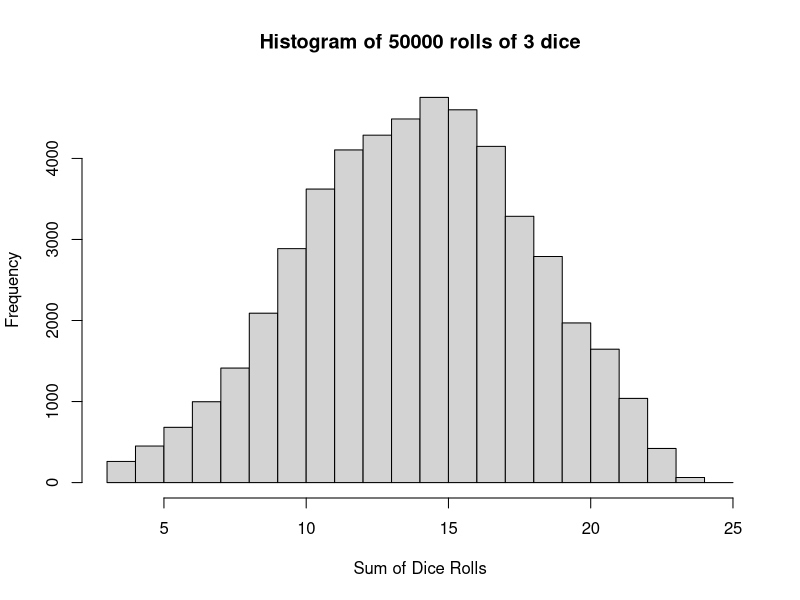

The R script that drew this image:
## ---- chunk 1
# Function to simulate loaded dice rolls and produce histogram
simulate_loaded_dice_rolls <- function(max_rolls = 50000, sides = 8, num_of_dice = 3) {
  
  # Define probabilities for each side of the die
  probabilities <- rep(1/10, sides)
  probabilities[7] <- 2/10  # Setting higher probability for number 7
  
  # Function to roll a single loaded die
  roll_loaded_die <- function() {
    sample(1:sides, size = 1, prob = probabilities)
  }
  
  # Function to roll multiple dice and sum their outcomes
  roll_loaded_dice <- function(num_dice) {
    sum(replicate(num_dice, roll_loaded_die()))
  }
  
  # Simulate rolls
  rolls <- replicate(max_rolls, roll_loaded_dice(num_of_dice))
  
  # Plot histogram
  hist(rolls, breaks = seq(min(rolls), max(rolls) + 1, by = 1), 
       main = paste("Histogram of", max_rolls, "rolls of", num_of_dice, "dice"),
       xlab = "Sum of Dice Rolls",
       ylab = "Frequency")
}

# Example usage:
simulate_loaded_dice_rolls()



## ---- chunk 2
# Function to rescale numeric vector to [0, 1]
rescale01 <- function(x) {
  # Check if all elements of x are numeric
  if (!all(is.numeric(x))) {
    stop("inputs must all be numeric")
  }
  
  # Replace -Inf with 0 and Inf with 1
  x[x == -Inf] <- 0
  x[x == Inf] <- 1
  
  return(x)
}

# Test cases
# Case 1: Numeric vector with -Inf and Inf
input1 <- c(0.5, 1, -Inf, 2, Inf, 3)
result1 <- rescale01(input1)
print(result1)
# Expected output: 0.5  1.0  0.0  2.0  1.0  3.0

# Case 2: Numeric vector without -Inf and Inf
input2 <- c(0.1, 0.8, 0.3, 0.9)
result2 <- rescale01(input2)
print(result2)
# Expected output: 0.1  0.8  0.3  0.9

# Case 3: Numeric vector with only Inf
input3 <- c(Inf, Inf, Inf)
result3 <- rescale01(input3)
print(result3)
# Expected output: 1.0  1.0  1.0

# Case 4: Numeric vector with only -Inf
input4 <- c(-Inf, -Inf, -Inf)
result4 <- rescale01(input4)
print(result4)
# Expected output: 0.0  0.0  0.0

# Case 5: Non-numeric vector
input5 <- c("a", "b", "c")
tryCatch({
  result5 <- rescale01(input5)
  print(result5)
}, error = function(e) {
  print(paste("Error:", e))
})
# Expected output: Error: inputs must all be numeric


## ---- chunk 3
# Function to count NA values in the same positions of two vectors
count_na_both <- function(vec1, vec2) {
  # Check if vectors are of the same length
  if (length(vec1) != length(vec2)) {
    stop("vectors must be the same length")
  }
  
  # Count positions where both vectors have NA
  num_na_both <- sum(is.na(vec1) & is.na(vec2))
  
  return(num_na_both)
}

# Test cases
# Case 1: Vectors with NA at same positions
vec1 <- c(1, NA, 3, NA, 5)
vec2 <- c(NA, 2, NA, 4, NA)
result1 <- count_na_both(vec1, vec2)
print(result1)
# Expected output: 2 (positions 2 and 5 have NA in both vectors)

# Case 2: Vectors with no NA at same positions
vec3 <- c(1, 2, 3, 4, 5)
vec4 <- c(NA, NA, NA, NA, NA)
result2 <- count_na_both(vec3, vec4)
print(result2)
# Expected output: 0 (no positions have NA in both vectors)

# Case 3: Vectors of different lengths
vec5 <- c(1, 2, 3)
vec6 <- c(NA, NA, NA, NA)
tryCatch({
  result3 <- count_na_both(vec5, vec6)
  print(result3)
}, error = function(e) {
  print(paste("Error:", e))
})
# Expected output: Error: vectors must be the same length


## ---- chunk 4
fizzbuzz <- function(number) {
  if (number %% 3 == 0 && number %% 5 == 0) {
    return("fizzbuzz")
  } else if (number %% 3 == 0) {
    return("fizz")
  } else if (number %% 5 == 0) {
    return("buzz")
  } else {
    return(as.character(number))
  }
}

# Test cases
print(fizzbuzz(3))    # Output: "fizz"
print(fizzbuzz(5))    # Output: "buzz"
print(fizzbuzz(15))   # Output: "fizzbuzz"
print(fizzbuzz(7))    # Output: "7"


## ---- chunk 5
get_temp_desc <- function(temp) {
  temperature_labels <- c("freezing", "cold", "cool", "warm", "hot")
  cutpoints <- c(-Inf, 0, 10, 20, 30, Inf)
  
  desc <- cut(temp, breaks = cutpoints, labels = temperature_labels)
  
  return(as.character(desc))
}

# Test cases
print(get_temp_desc(-5))   # Output: "freezing"
print(get_temp_desc(8))    # Output: "cold"
print(get_temp_desc(15))   # Output: "cool"
print(get_temp_desc(25))   # Output: "warm"
print(get_temp_desc(35))   # Output: "hot"


